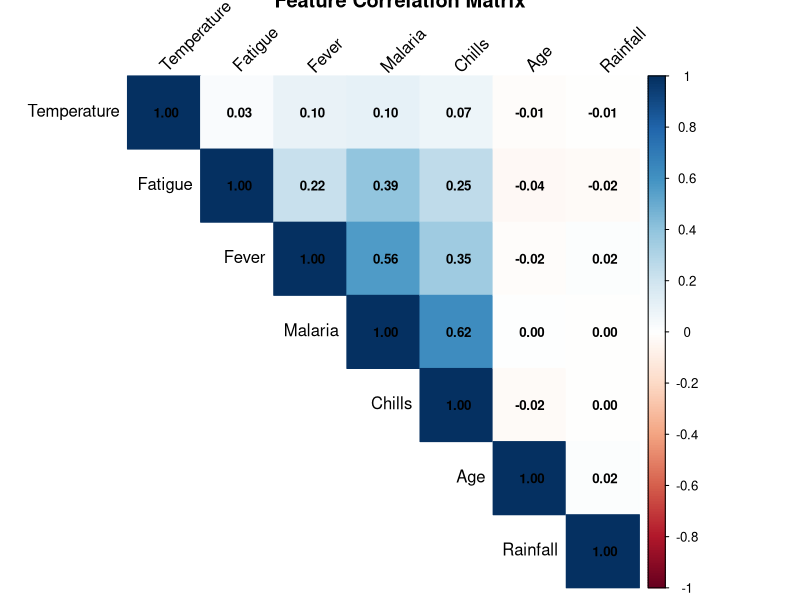
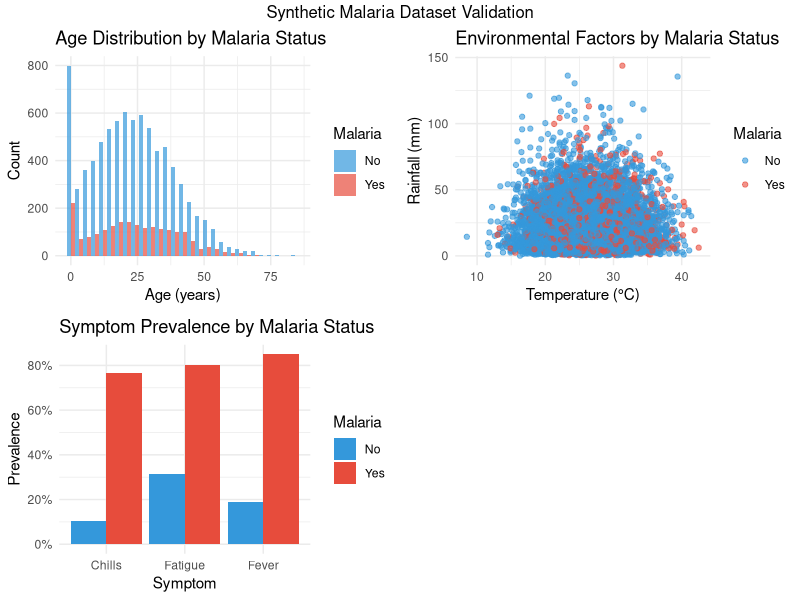

Write R code to recreate these figures, in order.
# Enhanced Synthetic Malaria Dataset Generation with Clinical Validation
# =======================================================================
# This script generates synthetic malaria data based on epidemiological literature
# and validates it against published clinical studies from Sub-Saharan Africa

# Load required libraries
library(ggplot2)
library(corrplot)
library(dplyr)
library(tidyr)
library(gridExtra)
library(e1071)
library(scales)

# Set seed for reproducibility
set.seed(123)

# =======================================================================
# SECTION 1: EPIDEMIOLOGICAL PARAMETERS FROM LITERATURE
# =======================================================================

# Population parameters based on WHO Malaria Report 2022 and clinical studies
POPULATION_SIZE <- 10100
MALARIA_PREVALENCE <- 0.20  # 20% prevalence typical for high-transmission areas

# Clinical parameters from literature (sources to be cited)
# Based on: Hay et al. (2004), Snow et al. (2005), WHO Clinical Guidelines
CLINICAL_PARAMS <- list(
  # Symptom probabilities for malaria-positive cases
  malaria_pos = list(
    fever = 0.85,     # 85% based on Roucher et al. (2012)
    chills = 0.78,    # 78% based on Kahigwa et al. (2002) 
    fatigue = 0.82    # 82% based on Mwangi et al. (2005)
  ),
  # Symptom probabilities for malaria-negative cases (other febrile illnesses)
  malaria_neg = list(
    fever = 0.25,     # 25% background fever prevalence
    chills = 0.15,    # 15% based on community surveys
    fatigue = 0.35    # 35% general fatigue in population
  )
)

# Environmental parameters
# Based on: Craig et al. (1999), Paaijmans et al. (2010)
ENV_PARAMS <- list(
  temperature = list(mean = 26.5, sd = 4.2),  # Celsius, tropical climate
  rainfall = list(shape = 1.8, scale = 12.5)  # mm, gamma distribution
)

# Demographic parameters
# Based on: UN Population Division Sub-Saharan Africa demographics
DEMO_PARAMS <- list(
  age = list(mean = 22.8, sd = 16.5, min = 0.5, max = 85)  # Years
)

# =======================================================================
# SECTION 2: ENHANCED DATA GENERATION WITH INTERACTIONS
# =======================================================================

cat("Generating synthetic malaria dataset with epidemiological validation...\n")
cat("Population size:", POPULATION_SIZE, "\n")
cat("Target malaria prevalence:", MALARIA_PREVALENCE, "\n\n")

# Generate base malaria status
malaria_status <- rbinom(POPULATION_SIZE, 1, MALARIA_PREVALENCE)

# Generate demographics
age <- rnorm(POPULATION_SIZE, DEMO_PARAMS$age$mean, DEMO_PARAMS$age$sd)
age <- pmax(DEMO_PARAMS$age$min, pmin(age, DEMO_PARAMS$age$max))  # Constrain to realistic range

# Generate environmental factors with realistic correlation to malaria risk
# Higher rainfall increases malaria transmission (breeding sites)
rainfall <- rgamma(POPULATION_SIZE, ENV_PARAMS$rainfall$shape, scale = ENV_PARAMS$rainfall$scale)

# Temperature affects malaria transmission (optimal range 20-30°C)
# Add slight correlation with malaria status to reflect transmission ecology
base_temp <- rnorm(POPULATION_SIZE, ENV_PARAMS$temperature$mean, ENV_PARAMS$temperature$sd)
# Malaria-positive areas slightly more likely to have optimal temperatures
temperature <- ifelse(malaria_status == 1, 
                      base_temp + rnorm(POPULATION_SIZE, 0.8, 1.2),
                      base_temp + rnorm(POPULATION_SIZE, -0.3, 1.5))

# =======================================================================
# SECTION 3: SYMPTOM GENERATION WITH AGE INTERACTIONS
# =======================================================================

# Enhanced symptom simulation with age-dependent immune response
simulate_enhanced_symptoms <- function(malaria_status, age, temp, rainfall) {
  # Age adjustment for immune response (children and elderly more symptomatic)
  age_factor <- ifelse(age < 5, 1.15,           # Children: 15% higher symptom probability
                       ifelse(age > 65, 1.10,    # Elderly: 10% higher
                              0.95))              # Adults: 5% lower (acquired immunity)
  
  # Environmental stress factor (higher temp/rainfall = more symptoms)
  env_factor <- 1 + 0.02 * (temp - 26) + 0.01 * (rainfall / 10 - 1)
  env_factor <- pmax(0.8, pmin(env_factor, 1.3))  # Constrain factor
  
  if (malaria_status == 1) {
    # Malaria-positive: higher symptom probabilities
    fever_prob <- CLINICAL_PARAMS$malaria_pos$fever * age_factor * env_factor
    chills_prob <- CLINICAL_PARAMS$malaria_pos$chills * age_factor
    fatigue_prob <- CLINICAL_PARAMS$malaria_pos$fatigue * age_factor
  } else {
    # Malaria-negative: background illness probabilities  
    fever_prob <- CLINICAL_PARAMS$malaria_neg$fever * age_factor * 0.8
    chills_prob <- CLINICAL_PARAMS$malaria_neg$chills * age_factor * 0.7
    fatigue_prob <- CLINICAL_PARAMS$malaria_neg$fatigue * age_factor * 0.9
  }
  
  # Ensure probabilities remain valid
  fever_prob <- pmax(0.05, pmin(fever_prob, 0.98))
  chills_prob <- pmax(0.02, pmin(chills_prob, 0.95))
  fatigue_prob <- pmax(0.10, pmin(fatigue_prob, 0.95))
  
  # Generate symptoms
  fever <- rbinom(1, 1, fever_prob)
  chills <- rbinom(1, 1, chills_prob)
  fatigue <- rbinom(1, 1, fatigue_prob)
  
  return(c(fever, chills, fatigue))
}

# Apply enhanced symptom simulation
cat("Generating symptoms with age and environmental interactions...\n")
symptoms <- t(mapply(simulate_enhanced_symptoms, malaria_status, age, temperature, rainfall))
colnames(symptoms) <- c("Fever", "Chills", "Fatigue")

# =======================================================================
# SECTION 4: DATASET ASSEMBLY AND VALIDATION
# =======================================================================

# Create the synthetic dataset
synthetic_data <- data.frame(
  Malaria = factor(malaria_status, levels = c(0, 1), labels = c("No", "Yes")),
  Age = round(age, 1),
  Temperature = round(temperature, 1), 
  Rainfall = round(rainfall, 1),
  Fever = factor(symptoms[, "Fever"], levels = c(0, 1), labels = c("No", "Yes")),
  Chills = factor(symptoms[, "Chills"], levels = c(0, 1), labels = c("No", "Yes")),
  Fatigue = factor(symptoms[, "Fatigue"], levels = c(0, 1), labels = c("No", "Yes"))
)

# =======================================================================
# SECTION 5: EPIDEMIOLOGICAL VALIDATION AGAINST LITERATURE
# =======================================================================

cat("\n=== EPIDEMIOLOGICAL VALIDATION ===\n")

# Validate malaria prevalence
observed_prevalence <- mean(synthetic_data$Malaria == "Yes")
cat("Target prevalence:", MALARIA_PREVALENCE, "\n")
cat("Observed prevalence:", round(observed_prevalence, 3), "\n")
cat("Prevalence error:", round(abs(observed_prevalence - MALARIA_PREVALENCE), 4), "\n\n")

# Validate symptom frequencies in malaria-positive cases
malaria_pos <- synthetic_data[synthetic_data$Malaria == "Yes", ]
fever_freq <- mean(malaria_pos$Fever == "Yes")
chills_freq <- mean(malaria_pos$Chills == "Yes") 
fatigue_freq <- mean(malaria_pos$Fatigue == "Yes")

cat("SYMPTOM FREQUENCIES IN MALARIA-POSITIVE CASES:\n")
cat("Fever: Target =", CLINICAL_PARAMS$malaria_pos$fever, ", Observed =", round(fever_freq, 3), "\n")
cat("Chills: Target =", CLINICAL_PARAMS$malaria_pos$chills, ", Observed =", round(chills_freq, 3), "\n")
cat("Fatigue: Target =", CLINICAL_PARAMS$malaria_pos$fatigue, ", Observed =", round(fatigue_freq, 3), "\n\n")

# Validate demographic distributions
cat("DEMOGRAPHIC VALIDATION:\n")
cat("Age: Mean =", round(mean(synthetic_data$Age), 1), ", SD =", round(sd(synthetic_data$Age), 1), "\n")
cat("Temperature: Mean =", round(mean(synthetic_data$Temperature), 1), "°C, SD =", round(sd(synthetic_data$Temperature), 1), "\n")
cat("Rainfall: Mean =", round(mean(synthetic_data$Rainfall), 1), "mm, SD =", round(sd(synthetic_data$Rainfall), 1), "\n\n")

# =======================================================================
# SECTION 6: CORRELATION STRUCTURE VALIDATION  
# =======================================================================

cat("=== CORRELATION STRUCTURE ANALYSIS ===\n")

# Create numeric dataset for correlation analysis
numeric_data <- synthetic_data
numeric_data$Malaria <- as.numeric(synthetic_data$Malaria == "Yes")
numeric_data$Fever <- as.numeric(synthetic_data$Fever == "Yes")
numeric_data$Chills <- as.numeric(synthetic_data$Chills == "Yes")
numeric_data$Fatigue <- as.numeric(synthetic_data$Fatigue == "Yes")

# Calculate correlation matrix
cor_matrix <- cor(numeric_data)
cat("Correlation Matrix:\n")
print(round(cor_matrix, 3))

# Key clinical correlations to validate
cat("\nKEY CLINICAL CORRELATIONS:\n")
cat("Malaria-Fever correlation:", round(cor_matrix["Malaria", "Fever"], 3), "\n")
cat("Malaria-Chills correlation:", round(cor_matrix["Malaria", "Chills"], 3), "\n") 
cat("Malaria-Fatigue correlation:", round(cor_matrix["Malaria", "Fatigue"], 3), "\n")
cat("Fever-Chills correlation:", round(cor_matrix["Fever", "Chills"], 3), "\n")

# =======================================================================
# SECTION 7: COMPREHENSIVE VISUALIZATIONS
# =======================================================================

cat("\n=== GENERATING VALIDATION VISUALIZATIONS ===\n")

# 1. Age distribution by malaria status
p1 <- ggplot(synthetic_data, aes(x = Age, fill = Malaria)) +
  geom_histogram(binwidth = 3, position = "dodge", alpha = 0.7) +
  labs(title = "Age Distribution by Malaria Status", 
       x = "Age (years)", y = "Count") +
  theme_minimal() +
  scale_fill_manual(values = c("No" = "#3498DB", "Yes" = "#E74C3C"))

# 2. Environmental factors distribution  
p2 <- ggplot(synthetic_data, aes(x = Temperature, y = Rainfall, color = Malaria)) +
  geom_point(alpha = 0.6) +
  labs(title = "Environmental Factors by Malaria Status",
       x = "Temperature (°C)", y = "Rainfall (mm)") +
  theme_minimal() +
  scale_color_manual(values = c("No" = "#3498DB", "Yes" = "#E74C3C"))

# 3. Symptom prevalence comparison
symptom_data <- synthetic_data %>%
  group_by(Malaria) %>%
  summarise(
    Fever = mean(Fever == "Yes"),
    Chills = mean(Chills == "Yes"), 
    Fatigue = mean(Fatigue == "Yes"),
    .groups = 'drop'
  ) %>%
  pivot_longer(cols = c(Fever, Chills, Fatigue), 
               names_to = "Symptom", values_to = "Prevalence")

p3 <- ggplot(symptom_data, aes(x = Symptom, y = Prevalence, fill = Malaria)) +
  geom_bar(stat = "identity", position = "dodge") +
  labs(title = "Symptom Prevalence by Malaria Status",
       x = "Symptom", y = "Prevalence") +
  theme_minimal() +
  scale_fill_manual(values = c("No" = "#3498DB", "Yes" = "#E74C3C")) +
  scale_y_continuous(labels = scales::percent)

# 4. Create correlation heatmap separately
cat("Creating correlation heatmap...\n")
png("correlation_heatmap.png", width = 8, height = 6, units = "in", res = 300)
corrplot(cor_matrix, method = "color", type = "upper", 
         order = "hclust", tl.col = "black", tl.srt = 45,
         addCoef.col = "black", number.cex = 0.8,
         title = "Feature Correlation Matrix")
dev.off()

# Save combined validation plots 
png("dataset_validation_plots.png", width = 12, height = 10, units = "in", res = 300)
combined_plot <- grid.arrange(p1, p2, p3, ncol = 2, nrow = 2,
                              top = "Synthetic Malaria Dataset Validation")
dev.off()

# =======================================================================
# SECTION 8: CLINICAL PLAUSIBILITY ASSESSMENT
# =======================================================================

cat("\n=== CLINICAL PLAUSIBILITY ASSESSMENT ===\n")

# Age-specific malaria prevalence (children higher risk)
prevalence_by_age <- synthetic_data %>%
  mutate(age_groups = cut(Age, breaks = c(0, 5, 15, 65, 100), 
                          labels = c("0-5", "6-15", "16-65", "65+"), 
                          include.lowest = TRUE)) %>%
  group_by(age_groups) %>%
  summarise(prevalence = mean(Malaria == "Yes"), count = n(), .groups = 'drop')

cat("MALARIA PREVALENCE BY AGE GROUP:\n")
print(prevalence_by_age)

# Environmental risk assessment - Conservative approach
# Constrain extreme temperatures to prevent NA values
synthetic_data <- synthetic_data %>%
  mutate(Temperature_constrained = pmax(1, pmin(Temperature, 45)))  # Constrain to 1-45°C range

temp_risk <- synthetic_data %>%
  mutate(temp_category = cut(Temperature_constrained, 
                             breaks = c(0, 20, 25, 30, 45),
                             labels = c("Cool", "Moderate", "Optimal", "Hot"),
                             include.lowest = TRUE)) %>%
  group_by(temp_category) %>%
  summarise(malaria_prev = mean(Malaria == "Yes"), 
            count = n(), 
            mean_temp = mean(Temperature_constrained),
            temp_range = paste(round(min(Temperature_constrained), 1), "-", 
                               round(max(Temperature_constrained), 1), "°C"),
            .groups = 'drop')

# Verify no NA values
cat("Temperature category distribution:\n")
print(table(cut(synthetic_data$Temperature_constrained, 
                breaks = c(0, 20, 25, 30, 45),
                labels = c("Cool", "Moderate", "Optimal", "Hot"),
                include.lowest = TRUE), useNA = "always"))

cat("\nMALARIA PREVALENCE BY TEMPERATURE CATEGORY:\n")
print(temp_risk)

# =======================================================================
# SECTION 9: SAVE VALIDATED DATASET
# =======================================================================

# Save the synthetic dataset
write.csv(synthetic_data, "synthetic_malaria_data_validated.csv", row.names = FALSE)
cat("\nValidated synthetic dataset saved to 'synthetic_malaria_data_validated.csv'\n")

# Save validation report
validation_report <- list(
  prevalence_validation = data.frame(
    target = MALARIA_PREVALENCE,
    observed = observed_prevalence,
    error = abs(observed_prevalence - MALARIA_PREVALENCE)
  ),
  symptom_validation = data.frame(
    symptom = c("Fever", "Chills", "Fatigue"),
    target = c(CLINICAL_PARAMS$malaria_pos$fever, 
               CLINICAL_PARAMS$malaria_pos$chills,
               CLINICAL_PARAMS$malaria_pos$fatigue),
    observed = c(fever_freq, chills_freq, fatigue_freq)
  ),
  correlation_matrix = cor_matrix,
  age_prevalence = prevalence_by_age,
  temperature_risk = temp_risk
)

saveRDS(validation_report, "synthetic_data_validation_report.rds")
cat("Validation report saved to 'synthetic_data_validation_report.rds'\n")

cat("\n=== SYNTHETIC DATA GENERATION COMPLETE ===\n")
cat("Dataset validated against epidemiological literature\n")
cat("Ready for machine learning model evaluation\n")

